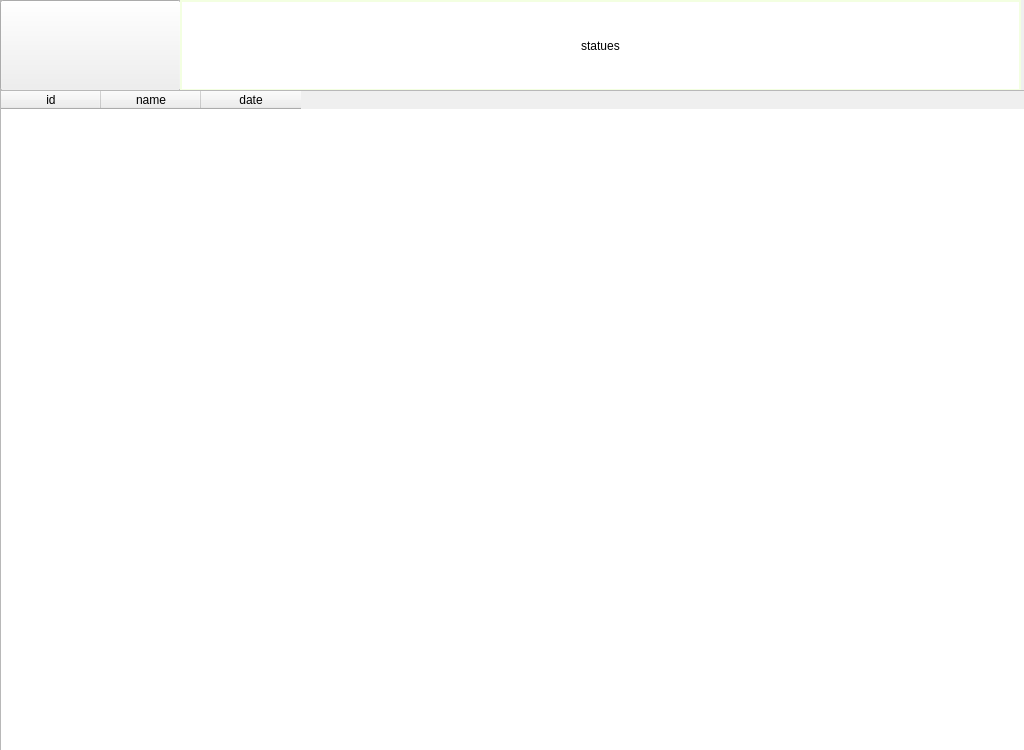
<?xml version="1.0" encoding="UTF-8"?>
<ui version="4.0">
 <class>Dialog</class>
 <widget class="QDialog" name="Dialog">
  <property name="geometry">
   <rect>
    <x>0</x>
    <y>0</y>
    <width>1024</width>
    <height>750</height>
   </rect>
  </property>
  <property name="windowTitle">
   <string>Dialog</string>
  </property>
  <widget class="QFrame" name="frame_2">
   <property name="geometry">
    <rect>
     <x>0</x>
     <y>0</y>
     <width>371</width>
     <height>91</height>
    </rect>
   </property>
   <property name="frameShape">
    <enum>QFrame::StyledPanel</enum>
   </property>
   <property name="frameShadow">
    <enum>QFrame::Raised</enum>
   </property>
   <widget class="QPushButton" name="home">
    <property name="geometry">
     <rect>
      <x>0</x>
      <y>0</y>
      <width>181</width>
      <height>91</height>
     </rect>
    </property>
    <property name="autoFillBackground">
     <bool>false</bool>
    </property>
    <property name="text">
     <string/>
    </property>
    <property name="icon">
     <iconset>
      <normaloff>assets/home.png</normaloff>assets/home.png</iconset>
    </property>
    <property name="iconSize">
     <size>
      <width>70</width>
      <height>70</height>
     </size>
    </property>
    <property name="autoDefault">
     <bool>false</bool>
    </property>
   </widget>
  </widget>
  <widget class="QLabel" name="label_3">
   <property name="geometry">
    <rect>
     <x>180</x>
     <y>0</y>
     <width>841</width>
     <height>91</height>
    </rect>
   </property>
   <property name="autoFillBackground">
    <bool>false</bool>
   </property>
   <property name="styleSheet">
    <string notr="true">font: 75 14pt &quot;MS Shell Dlg 2&quot;;
background-color: rgb(255, 255, 255);

border:2px solid rgb(243, 255, 225)</string>
   </property>
   <property name="text">
    <string>statues</string>
   </property>
   <property name="alignment">
    <set>Qt::AlignCenter</set>
   </property>
  </widget>
  <widget class="QTableWidget" name="statTable">
   <property name="geometry">
    <rect>
     <x>0</x>
     <y>90</y>
     <width>1031</width>
     <height>661</height>
    </rect>
   </property>
   <column>
    <property name="text">
     <string>id</string>
    </property>
   </column>
   <column>
    <property name="text">
     <string>name</string>
    </property>
   </column>
   <column>
    <property name="text">
     <string>date</string>
    </property>
   </column>
  </widget>
 </widget>
 <resources/>
 <connections/>
</ui>
